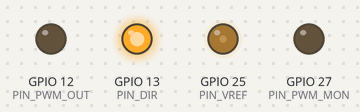
Simulated run of this program. Board: ESP32. Shown: output pins drawn as LEDs (lit = HIGH). EEPROM starts erased; what the program prints to the serial monitor is not drawn.

Above: at 0.1 s.
Timing chart, 0 to 1.6 s (numbered marks = the images above):
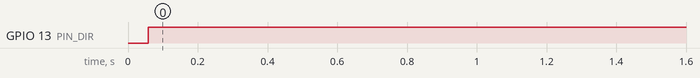

Measured:
- by itself, GPIO 13 (PIN_DIR): LOW → HIGH at 0.06 s

The program:

main.cpp
```cpp
#include <Arduino.h>
#include <ModbusRTU.h>
#include <EEPROM.h>

// ====== CONFIGURATION ======
#define SLAVE_ID 1
#define EEPROM_SIZE 8
#define ADDR_PWM_FREQ 3 // store 4 bytes at 3..6

// Pin mapping
constexpr uint8_t PIN_PWM_OUT = 12; // Main PWM output pin (moved from 25 → 12)
constexpr uint8_t PIN_DIR = 13;     // Direction pin (moved from 26 → 13)
constexpr uint8_t PIN_PWM_MON = 27; // Monitor PWM output
constexpr uint8_t PIN_VREF = 25;    // DAC output for 0.8V reference

// LEDC PWM channels
constexpr uint8_t PWM_CH_OUT = 0;
constexpr uint8_t PWM_CH_MON = 1;

// PWM settings
constexpr uint8_t PWM_RES = 8;            // 8-bit duty (0–255)
constexpr uint32_t MAX_PWM_FREQ = 200000; // 200 kHz max allowed frequency

// Modbus addresses
constexpr uint16_t REG_PWM_FREQ_L = 11; // Holding register: low 16 bits of PWM freq
constexpr uint16_t REG_PWM_FREQ_H = 12; // Holding register: high 16 bits of PWM freq
constexpr uint16_t COIL_DIR = 1;        // Coil: direction (forward/reverse)
constexpr uint16_t COIL_PWR = 2;        // Coil: enable/disable

// ====== STATE ======
struct SystemState
{
  uint32_t pwmFreq = 1000; // PWM frequency in Hz
  bool coilDir = true;     // Direction: true=forward, false=reverse
  bool coilPwr = false;    // Power enable: true=on, false=off
} state;

// Config struct
struct SystemConfig
{
  uint32_t maxPWMFreq = MAX_PWM_FREQ;
  uint8_t pwmResolution = PWM_RES;
} cfg;

ModbusRTU mb;

// ====== RTOS TASK HANDLES ======
TaskHandle_t taskModbusHandle;
TaskHandle_t taskPWMHandle;
TaskHandle_t taskCoilHandle;

// ====== EEPROM helpers ======
static uint32_t eepromReadUint32(uint8_t addr)
{
  uint32_t v = 0;
  v |= (uint32_t)EEPROM.read(addr);
  v |= (uint32_t)EEPROM.read(addr + 1) << 8;
  v |= (uint32_t)EEPROM.read(addr + 2) << 16;
  v |= (uint32_t)EEPROM.read(addr + 3) << 24;
  return v;
}

static void eepromWriteUint32(uint8_t addr, uint32_t v)
{
  EEPROM.write(addr, (uint8_t)(v & 0xFF));
  EEPROM.write(addr + 1, (uint8_t)((v >> 8) & 0xFF));
  EEPROM.write(addr + 2, (uint8_t)((v >> 16) & 0xFF));
  EEPROM.write(addr + 3, (uint8_t)((v >> 24) & 0xFF));
  EEPROM.commit();
}

// ====== TASK: Modbus handler ======
void taskModbus(void *param)
{
  while (true)
  {
    mb.task();
    vTaskDelay(5 / portTICK_PERIOD_MS);
  }
}

// ====== TASK: PWM control ======
void taskPWM(void *param)
{
  while (true)
  {
    uint16_t low = mb.Hreg(REG_PWM_FREQ_L);
    uint16_t high = mb.Hreg(REG_PWM_FREQ_H);
    uint32_t regFreq = ((uint32_t)high << 16) | (uint32_t)low;

    if (regFreq > cfg.maxPWMFreq)
      regFreq = cfg.maxPWMFreq;

    if (regFreq != state.pwmFreq && regFreq > 0)
    {
      state.pwmFreq = regFreq;

      ledcSetup(PWM_CH_OUT, state.pwmFreq, cfg.pwmResolution);
      ledcSetup(PWM_CH_MON, state.pwmFreq, cfg.pwmResolution);

      eepromWriteUint32(ADDR_PWM_FREQ, state.pwmFreq);

      Serial.printf("[PWM] Frequency updated: %lu Hz\n", state.pwmFreq);
    }

    if (state.coilPwr)
    {
      ledcWrite(PWM_CH_OUT, 128);
      ledcWrite(PWM_CH_MON, 128);
    }
    else
    {
      ledcWrite(PWM_CH_OUT, 0);
      ledcWrite(PWM_CH_MON, 0);
    }

    Serial.printf("[PWM Task] Freq=%lu Hz | Power=%s\n",
                  state.pwmFreq,
                  state.coilPwr ? "ON" : "OFF");

    vTaskDelay(100 / portTICK_PERIOD_MS);
  }
}

// ====== TASK: Coil handling ======
void taskCoils(void *param)
{
  while (true)
  {
    state.coilDir = mb.Coil(COIL_DIR);
    state.coilPwr = mb.Coil(COIL_PWR);

    digitalWrite(PIN_DIR, state.coilDir ? HIGH : LOW);

    Serial.printf("[Coil Task] DIR=%s | Power=%s\n",
                  state.coilDir ? "Forward" : "Reverse",
                  state.coilPwr ? "ON" : "OFF");

    vTaskDelay(100 / portTICK_PERIOD_MS);
  }
}

// ====== SETUP ======
void setup()
{
  Serial.begin(115200);
  delay(50);
  Serial.println("=== ESP32 Modbus PWM + DIR + Vref(0.8V) ===");

  EEPROM.begin(EEPROM_SIZE);

  pinMode(PIN_DIR, OUTPUT);
  digitalWrite(PIN_DIR, LOW);

  // Attach PWM pins
  ledcAttachPin(PIN_PWM_OUT, PWM_CH_OUT);
  ledcAttachPin(PIN_PWM_MON, PWM_CH_MON);

  // Init Modbus
  mb.begin(&Serial);
  mb.slave(SLAVE_ID);

  mb.addCoil(COIL_DIR, true);
  mb.addCoil(COIL_PWR, false);

  uint32_t savedFreq = eepromReadUint32(ADDR_PWM_FREQ);
  if (savedFreq == 0)
    savedFreq = 1000;
  savedFreq = constrain(savedFreq, 1u, cfg.maxPWMFreq);
  state.pwmFreq = savedFreq;

  uint16_t lowWord = (uint16_t)(state.pwmFreq & 0xFFFF);
  uint16_t highWord = (uint16_t)((state.pwmFreq >> 16) & 0xFFFF);
  mb.addHreg(REG_PWM_FREQ_L, lowWord);
  mb.addHreg(REG_PWM_FREQ_H, highWord);

  ledcSetup(PWM_CH_OUT, state.pwmFreq, cfg.pwmResolution);
  ledcSetup(PWM_CH_MON, state.pwmFreq, cfg.pwmResolution);
  ledcWrite(PWM_CH_OUT, 0);
  ledcWrite(PWM_CH_MON, 0);

  Serial.printf("[INIT] Restored freq: %lu Hz\n", state.pwmFreq);

  // ---- Set DAC output for 0.8 V reference ----
  dacWrite(PIN_VREF, 62); // ~0.8 V (3.3V * 62/255)
  Serial.println("[INIT] Vref on GPIO25 set to ~0.8V");

  // Start FreeRTOS tasks
  xTaskCreatePinnedToCore(taskModbus, "Modbus", 4096, NULL, 1, &taskModbusHandle, 0);
  xTaskCreatePinnedToCore(taskPWM, "PWM", 4096, NULL, 1, &taskPWMHandle, 1);
  xTaskCreatePinnedToCore(taskCoils, "Coils", 2048, NULL, 1, &taskCoilHandle, 1);
}

void loop()
{
  // Nothing here
}
```
